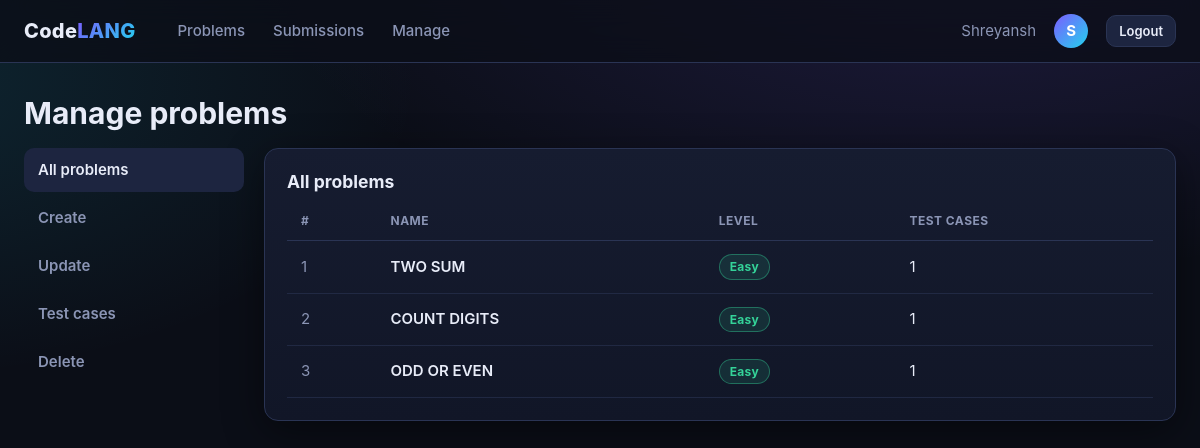
/home/employee/ (signed in), run on an earlier commit of the app's database.
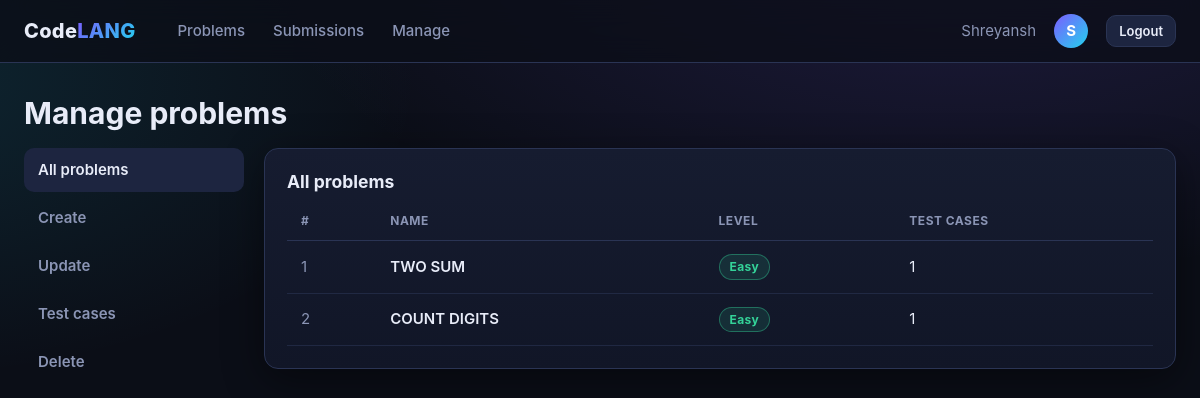
And on a later commit of the database.
### home/models.py (models this page shows, shortened)
class problem(models.Model):
    Name=models.CharField(max_length=400)
    level=models.CharField(max_length=50)
    desc=models.CharField(max_length=1000)
    examples=models.TextField(null=True,blank=True)
    input_constraints=models.TextField(null=True,blank=True)
    output_constraints=models.TextField(null=True,blank=True)
    constraint=models.TextField(null=True,blank=True)
    output_const=models.TextField(null=True,blank=True)

### home/views.py (the view, shortened to what this page needs)
# urls.py: path('employee/', manage_problem, name="manage_problem"),
@staff_required
def manage_problem(request):
    all_problems = problem.objects.prefetch_related("test_cases")
    return render(request, "problem_form.html", {"all_problems": all_problems})

### home/views.py (called while the page is built)
def staff_required(view):
    return user_passes_test(lambda u: u.is_active and u.is_staff,
                            login_url="/accounts/employee_login/")(view)

### home/templates/problem_form.html (shortened to what this page needs)
{% extends "base.html" %}
{% block content %}
<main class="page" style="max-width:1200px">
  <h1>Manage problems</h1>
  <div class="sidebar-admin">
    <nav class="side-links" id="side">
      <a data-sec="list" class="on">All problems</a>
      <a data-sec="create">Create</a>
      <a data-sec="update">Update</a>
      <a data-sec="cases">Test cases</a>
      <a data-sec="delete">Delete</a>
    </nav>
    <div>
      <section class="admin-section on card" id="sec-list">
        <h3>All problems</h3>
        <table class="table">
          <thead><tr><th>#</th><th>Name</th><th>Level</th><th>Test cases</th></tr></thead>
          <tbody>
          {% for p in all_problems %}
            <tr><td class="muted">{{ p.id }}</td><td><a class="title" href="{% url 'problem-details' p.id %}">{{ p.Name }}</a></td>
                <td><span class="badge {{ p.level|lower }}">{{ p.level|title }}</span></td><td>{{ p.test_cases.all|length }}</td></tr>
          {% empty %}<tr><td colspan="4" class="empty">No problems yet.</td></tr>
          {% endfor %}
          </tbody>
        </table>
      </section>
    </div>
  </div>
</main>
{% endblock %}

What changed in the data, as far as the page shows it:
removed problem: id "3", Name "ODD OR EVEN", level "Easy", test_cases.all|length "1"
